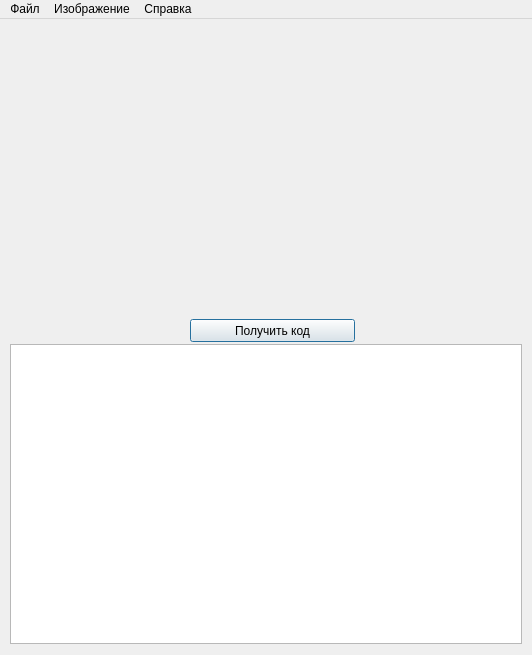
<?xml version="1.0" encoding="UTF-8"?>
<ui version="4.0">
 <class>MainWindow</class>
 <widget class="QMainWindow" name="MainWindow">
  <property name="geometry">
   <rect>
    <x>0</x>
    <y>0</y>
    <width>532</width>
    <height>655</height>
   </rect>
  </property>
  <property name="windowTitle">
   <string>MainWindow</string>
  </property>
  <widget class="QWidget" name="centralWidget">
   <widget class="QTextEdit" name="codeEdit">
    <property name="geometry">
     <rect>
      <x>10</x>
      <y>325</y>
      <width>512</width>
      <height>300</height>
     </rect>
    </property>
    <property name="font">
     <font>
      <stylestrategy>PreferDefault</stylestrategy>
     </font>
    </property>
    <property name="frameShape">
     <enum>QFrame::StyledPanel</enum>
    </property>
    <property name="readOnly">
     <bool>true</bool>
    </property>
   </widget>
   <widget class="QPushButton" name="getCodeButton">
    <property name="enabled">
     <bool>true</bool>
    </property>
    <property name="geometry">
     <rect>
      <x>190</x>
      <y>300</y>
      <width>165</width>
      <height>23</height>
     </rect>
    </property>
    <property name="text">
     <string>Получить код</string>
    </property>
    <property name="autoDefault">
     <bool>true</bool>
    </property>
    <property name="default">
     <bool>true</bool>
    </property>
   </widget>
  </widget>
  <widget class="QMenuBar" name="menuBar">
   <property name="geometry">
    <rect>
     <x>0</x>
     <y>0</y>
     <width>532</width>
     <height>22</height>
    </rect>
   </property>
   <widget class="QMenu" name="menu">
    <property name="title">
     <string>Файл</string>
    </property>
    <addaction name="action"/>
   </widget>
   <widget class="QMenu" name="menu_2">
    <property name="title">
     <string>Изображение</string>
    </property>
    <addaction name="action_2"/>
    <addaction name="action_3"/>
    <addaction name="separator"/>
    <addaction name="action_6"/>
   </widget>
   <widget class="QMenu" name="menu_3">
    <property name="title">
     <string>Справка</string>
    </property>
    <addaction name="action_4"/>
    <addaction name="actionAbout_Qt"/>
   </widget>
   <addaction name="menu"/>
   <addaction name="menu_2"/>
   <addaction name="menu_3"/>
  </widget>
  <action name="action">
   <property name="text">
    <string>Выход</string>
   </property>
   <property name="shortcut">
    <string>Esc</string>
   </property>
  </action>
  <action name="action_2">
   <property name="text">
    <string>Загрузить изображение...</string>
   </property>
  </action>
  <action name="action_3">
   <property name="text">
    <string>Загрузить анимацию...</string>
   </property>
  </action>
  <action name="action_4">
   <property name="text">
    <string>О программе</string>
   </property>
  </action>
  <action name="actionAbout_Qt">
   <property name="text">
    <string>About Qt</string>
   </property>
  </action>
  <action name="action_6">
   <property name="text">
    <string>Выбрать папку...</string>
   </property>
  </action>
 </widget>
 <layoutdefault spacing="6" margin="11"/>
 <tabstops>
  <tabstop>getCodeButton</tabstop>
  <tabstop>codeEdit</tabstop>
 </tabstops>
 <resources/>
 <connections/>
</ui>
